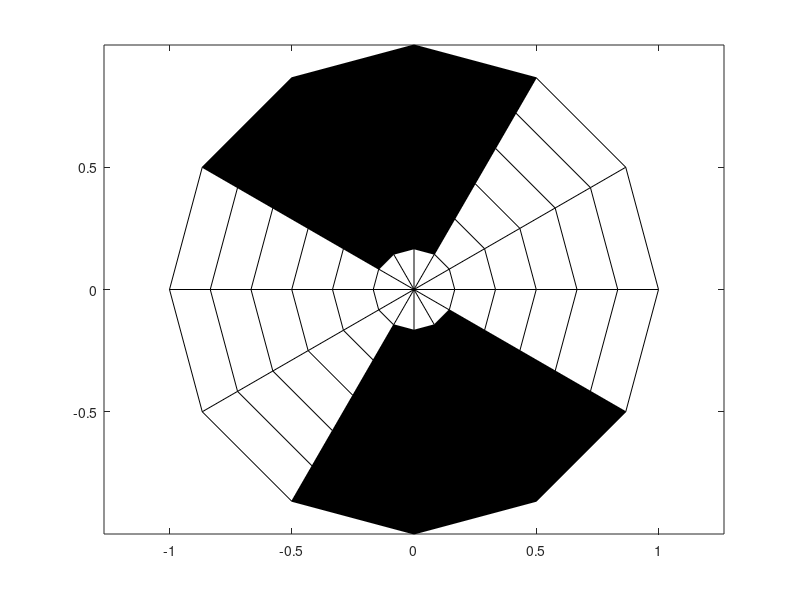

Reproduce this figure in MATLAB.
pcolor(hadamard(20));
colormap(gray(2));
axis ij
axis square

%%
n = 6;
r = (0:n)'/n;
theta = pi * (-n:n) / n;
X = r * cos(theta);
Y = r * sin(theta);
C = r * cos(2 * theta);
pcolor(X, Y, C);
axis equal tight